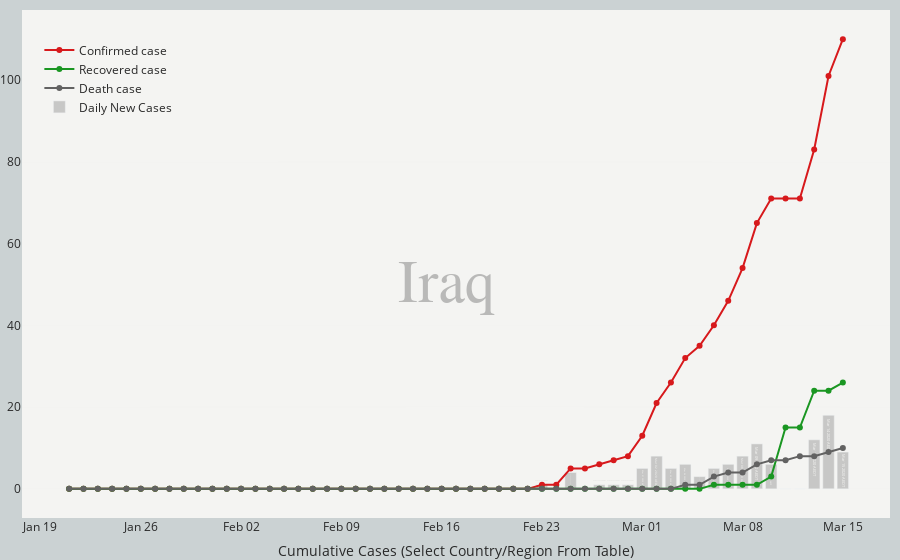

Source (notebook cell):
### Code cell
%%time

# FUnction for generating cumulative line plot for each Country/Region
Region = 'Iraq'
CaseType = ['Confirmed', 'Recovered', 'Deaths']

# Read cumulative data of a given region from ./cumulative_data folder
df_region = pd.read_csv('./cumulative_data/{}.csv'.format(Region))
df_region=df_region.astype({'Date_last_updated_AEDT':'datetime64', 'date_day':'datetime64'})

# Line plot for confirmed cases
# Set up tick scale based on confirmed case number
#tickList = list(np.arange(0, df_confirmed['Mainland China'].max()+1000, 10000))

# Create empty figure canvas
#fig = make_subplots(specs=[[{"secondary_y": True}]])
fig = go.Figure()
# Add trace to the figure
fig.add_trace(go.Scatter(x=df_region['date_day'], 
                         y=df_region['Confirmed'],
                         mode='lines+markers',
                         #line_shape='spline',
                         name='Confirmed case',
                         line=dict(color='#d7191c', width=2),
                         #marker=dict(size=4, color='#f4f4f2',
                         #            line=dict(width=1,color='#921113')),
                         text=[datetime.strftime(d, '%b %d %Y AEDT') for d in df_region['date_day']],
                         hovertext=['{} confirmed<br>{:,d} cases<br>'.format(Region, i) for i in df_region['Confirmed']],
                         hovertemplate='<b>%{text}</b><br></br>'+
                                                 '%{hovertext}'+
                                                 '<extra></extra>'),
#             secondary_y=False,
             )
fig.add_trace(go.Scatter(x=df_region['date_day'], 
                         y=df_region['Recovered'],
                         mode='lines+markers',
                         #line_shape='spline',
                         name='Recovered case',
                         line=dict(color='#1a9622', width=2),                         
                         #marker=dict(size=4, color='#f4f4f2',
                         #            line=dict(width=1,color='#168038')),
                         text=[datetime.strftime(d, '%b %d %Y AEDT') for d in df_region['date_day']],
                         hovertext=['{} Recovered<br>{:,d} cases<br>'.format(Region, i) for i in df_region['Recovered']],
                         hovertemplate='<b>%{text}</b><br></br>'+
                                                 '%{hovertext}'+
                                                 '<extra></extra>'),
#             secondary_y=False,
             )
fig.add_trace(go.Scatter(x=df_region['date_day'], 
                         y=df_region['Deaths'],
                         mode='lines+markers',
                         #line_shape='spline',
                         name='Death case',
                         line=dict(color='#626262', width=2),
                         #marker=dict(size=4, color='#f4f4f2',
                         #            line=dict(width=1,color='#626262')),
                         text=[datetime.strftime(d, '%b %d %Y AEDT') for d in df_region['date_day']],
                         hovertext=['{} Deaths<br>{:,d} cases<br>'.format(Region, i) for i in df_region['Deaths']],
                         hovertemplate='<b>%{text}</b><br></br>'+
                                                 '%{hovertext}'+
                                                 '<extra></extra>'),
#             secondary_y=False,
             )

fig.add_trace(go.Bar(x=df_region['date_day'], 
                     y=df_region['New'],
                         #mode='lines+markers',
                         #line_shape='spline',
                     name='Daily New Cases',
                     marker_color='#626262',
                     opacity = .3,
                         #marker=dict(size=4, color='#f4f4f2',
                         #            line=dict(width=1,color='#626262')),
                     text=[datetime.strftime(d, '%b %d %Y AEDT') for d in df_region['date_day']],
                     hovertext=['{} New<br>{} cases<br>'.format(Region, i) for i in df_region['New']],
                     hovertemplate='<b>%{text}</b><br></br>'+
                                              '%{hovertext}'+
                                              '<extra></extra>'
                    ),
#             secondary_y=True,
             )

# Customise layout
fig.update_layout(
    #title=dict(
    #    text="<b>Confirmed Cases Timeline<b>",
    #    y=0.96, x=0.5, xanchor='center', yanchor='top',
    #    font=dict(size=20, color="#292929", family="Playfair Display")
    #),
    margin=go.layout.Margin(
            l=0,
            r=10,
            b=0,
            t=10,
            pad=0
        ),
    annotations=[
        dict(x=.5,
             y=.4,
             xref="paper",
             yref="paper",
             text=Region,
             opacity=0.5,
             font=dict(family='Arial, sans-serif',
                       size=60,
                       color="grey"),
        )
    ],
    yaxis=dict(showline=False, linecolor='#272e3e',
               zeroline=False,
               #rangemode="tozero",
               #automargin=True,
               #showgrid=False,
               gridcolor='rgba(203, 210, 211,.3)',
               gridwidth = .1,
               mirror=True,
               #tickmode='array',
               # Set tick range based on the maximum number
               #tickvals=tickList,
               # Set tick label accordingly
               #ticktext=["{:.0f}k".format(i/1000) for i in tickList]
    ),
    yaxis2=dict(showline=False, linecolor='#272e3e',
                zeroline=False,
                showgrid=False,
                #automargin=True,
                #range=[-1, max(df_region['New'])+100]
                #rangemode="tozero",
                #mirror='ticks',
                #gridcolor='rgba(203, 210, 211,.3)',
                #gridwidth = .1,
                #tickmode='array',
                #anchor="free",
                #overlaying="y",
                #side="right",
                #position=0.15
    ),
    xaxis_title="Cumulative Cases (Select Country/Region From Table)",
    xaxis=dict(showline=False, linecolor='#272e3e',
               showgrid=False,
               gridcolor='rgba(203, 210, 211,.3)',
               gridwidth = .1,
               zeroline=False,
               automargin=True,
    ),
    xaxis_tickformat='%b %d',
    #transition = {'duration':500},
    hovermode = 'x',
    legend_orientation="v",
    legend=dict(x=.02, y=.95, bgcolor="rgba(0,0,0,0)",),
    plot_bgcolor='#f4f4f2',
    paper_bgcolor='#cbd2d3',
    font=dict(color='#292929')
    )

### Figure 1 — Plotly figure (JSON) as saved in the notebook; plotly's stock layout.template omitted (floating-point values rounded to 4 significant figures)
{"data": [{"hovertemplate": "<b>%{text}</b><br></br>%{hovertext}<extra></extra>", "hovertext": ["Iraq confirmed<br>110 cases<br>", "Iraq confirmed<br>101 cases<br>", "Iraq confirmed<br>83 cases<br>", "Iraq confirmed<br>71 cases<br>", "Iraq confirmed<br>71 cases<br>", "Iraq confirmed<br>71 cases<br>", "Iraq confirmed<br>65 cases<br>", "Iraq confirmed<br>54 cases<br>", "Iraq confirmed<br>46 cases<br>", "Iraq confirmed<br>40 cases<br>", "Iraq confirmed<br>35 cases<br>", "Iraq confirmed<br>32 cases<br>", "Iraq confirmed<br>26 cases<br>", "Iraq confirmed<br>21 cases<br>", "Iraq confirmed<br>13 cases<br>", "Iraq confirmed<br>8 cases<br>", "Iraq confirmed<br>7 cases<br>", "Iraq confirmed<br>6 cases<br>", "Iraq confirmed<br>5 cases<br>", "Iraq confirmed<br>5 cases<br>", "Iraq confirmed<br>1 cases<br>", "Iraq confirmed<br>1 cases<br>", "Iraq confirmed<br>0 cases<br>", "Iraq confirmed<br>0 cases<br>", "Iraq confirmed<br>0 cases<br>", "Iraq confirmed<br>0 cases<br>", "Iraq confirmed<br>0 cases<br>", "Iraq confirmed<br>0 cases<br>", "Iraq confirmed<br>0 cases<br>", "Iraq confirmed<br>0 cases<br>", "Iraq confirmed<br>0 cases<br>", "Iraq confirmed<br>0 cases<br>", "Iraq confirmed<br>0 cases<br>", "Iraq confirmed<br>0 cases<br>", "Iraq confirmed<br>0 cases<br>", "Iraq confirmed<br>0 cases<br>", "Iraq confirmed<br>0 cases<br>", "Iraq confirmed<br>0 cases<br>", "Iraq confirmed<br>0 cases<br>", "Iraq confirmed<br>0 cases<br>", "Iraq confirmed<br>0 cases<br>", "Iraq confirmed<br>0 cases<br>", "Iraq confirmed<br>0 cases<br>", "Iraq confirmed<br>0 cases<br>", "Iraq confirmed<br>0 cases<br>", "Iraq confirmed<br>0 cases<br>", "Iraq confirmed<br>0 cases<br>", "Iraq confirmed<br>0 cases<br>", "Iraq confirmed<br>0 cases<br>", "Iraq confirmed<br>0 cases<br>", "Iraq confirmed<br>0 cases<br>", "Iraq confirmed<br>0 cases<br>", "Iraq confirmed<br>0 cases<br>", "Iraq confirmed<br>0 cases<br>", "Iraq confirmed<br>0 cases<br>"], "line": {"color": "#d7191c", "width": 2}, "mode": "lines+markers", "name": "Confirmed case", "text": ["Mar 15 2020 AEDT", "Mar 14 2020 AEDT", "Mar 13 2020 AEDT", "Mar 12 2020 AEDT", "Mar 11 2020 AEDT", "Mar 10 2020 AEDT", "Mar 09 2020 AEDT", "Mar 08 2020 AEDT", "Mar 07 2020 AEDT", "Mar 06 2020 AEDT", "Mar 05 2020 AEDT", "Mar 04 2020 AEDT", "Mar 03 2020 AEDT", "Mar 02 2020 AEDT", "Mar 01 2020 AEDT", "Feb 29 2020 AEDT", "Feb 28 2020 AEDT", "Feb 27 2020 AEDT", "Feb 26 2020 AEDT", "Feb 25 2020 AEDT", "Feb 24 2020 AEDT", "Feb 23 2020 AEDT", "Feb 22 2020 AEDT", "Feb 21 2020 AEDT", "Feb 20 2020 AEDT", "Feb 19 2020 AEDT", "Feb 18 2020 AEDT", "Feb 17 2020 AEDT", "Feb 16 2020 AEDT", "Feb 15 2020 AEDT", "Feb 14 2020 AEDT", "Feb 13 2020 AEDT", "Feb 12 2020 AEDT", "Feb 11 2020 AEDT", "Feb 10 2020 AEDT", "Feb 09 2020 AEDT", "Feb 08 2020 AEDT", "Feb 07 2020 AEDT", "Feb 06 2020 AEDT", "Feb 05 2020 AEDT", "Feb 04 2020 AEDT", "Feb 03 2020 AEDT", "Feb 02 2020 AEDT", "Feb 01 2020 AEDT", "Jan 31 2020 AEDT", "Jan 30 2020 AEDT", "Jan 29 2020 AEDT", "Jan 28 2020 AEDT", "Jan 27 2020 AEDT", "Jan 26 2020 AEDT", "Jan 25 2020 AEDT", "Jan 24 2020 AEDT", "Jan 23 2020 AEDT", "Jan 22 2020 AEDT", "Jan 21 2020 AEDT"], "type": "scatter", "x": ["2020-03-15T00:00:00", "2020-03-14T00:00:00", "2020-03-13T00:00:00", "2020-03-12T00:00:00", "2020-03-11T00:00:00", "2020-03-10T00:00:00", "2020-03-09T00:00:00", "2020-03-08T00:00:00", "2020-03-07T00:00:00", "2020-03-06T00:00:00", "2020-03-05T00:00:00", "2020-03-04T00:00:00", "2020-03-03T00:00:00", "2020-03-02T00:00:00", "2020-03-01T00:00:00", "2020-02-29T00:00:00", "2020-02-28T00:00:00", "2020-02-27T00:00:00", "2020-02-26T00:00:00", "2020-02-25T00:00:00", "2020-02-24T00:00:00", "2020-02-23T00:00:00", "2020-02-22T00:00:00", "2020-02-21T00:00:00", "2020-02-20T00:00:00", "2020-02-19T00:00:00", "2020-02-18T00:00:00", "2020-02-17T00:00:00", "2020-02-16T00:00:00", "2020-02-15T00:00:00", "2020-02-14T00:00:00", "2020-02-13T00:00:00", "2020-02-12T00:00:00", "2020-02-11T00:00:00", "2020-02-10T00:00:00", "2020-02-09T00:00:00", "2020-02-08T00:00:00", "2020-02-07T00:00:00", "2020-02-06T00:00:00", "2020-02-05T00:00:00", "2020-02-04T00:00:00", "2020-02-03T00:00:00", "2020-02-02T00:00:00", "2020-02-01T00:00:00", "2020-01-31T00:00:00", "2020-01-30T00:00:00", "2020-01-29T00:00:00", "2020-01-28T00:00:00", "2020-01-27T00:00:00", "2020-01-26T00:00:00", "2020-01-25T00:00:00", "2020-01-24T00:00:00", "2020-01-23T00:00:00", "2020-01-22T00:00:00", "2020-01-21T00:00:00"], "y": [110, 101, 83, 71, 71, 71, 65, 54, 46, 40, 35, 32, 26, 21, 13, 8, 7, 6, 5, 5, 1, 1, 0, 0, 0, 0, 0, 0, 0, 0, 0, 0, 0, 0, 0, 0, 0, 0, 0, 0, 0, 0, 0, 0, 0, 0, 0, 0, 0, 0, 0, 0, 0, 0, 0]}, {"hovertemplate": "<b>%{text}</b><br></br>%{hovertext}<extra></extra>", "hovertext": ["Iraq Recovered<br>26 cases<br>", "Iraq Recovered<br>24 cases<br>", "Iraq Recovered<br>24 cases<br>", "Iraq Recovered<br>15 cases<br>", "Iraq Recovered<br>15 cases<br>", "Iraq Recovered<br>3 cases<br>", "Iraq Recovered<br>1 cases<br>", "Iraq Recovered<br>1 cases<br>", "Iraq Recovered<br>1 cases<br>", "Iraq Recovered<br>1 cases<br>", "Iraq Recovered<br>0 cases<br>", "Iraq Recovered<br>0 cases<br>", "Iraq Recovered<br>0 cases<br>", "Iraq Recovered<br>0 cases<br>", "Iraq Recovered<br>0 cases<br>", "Iraq Recovered<br>0 cases<br>", "Iraq Recovered<br>0 cases<br>", "Iraq Recovered<br>0 cases<br>", "Iraq Recovered<br>0 cases<br>", "Iraq Recovered<br>0 cases<br>", "Iraq Recovered<br>0 cases<br>", "Iraq Recovered<br>0 cases<br>", "Iraq Recovered<br>0 cases<br>", "Iraq Recovered<br>0 cases<br>", "Iraq Recovered<br>0 cases<br>", "Iraq Recovered<br>0 cases<br>", "Iraq Recovered<br>0 cases<br>", "Iraq Recovered<br>0 cases<br>", "Iraq Recovered<br>0 cases<br>", "Iraq Recovered<br>0 cases<br>", "Iraq Recovered<br>0 cases<br>", "Iraq Recovered<br>0 cases<br>", "Iraq Recovered<br>0 cases<br>", "Iraq Recovered<br>0 cases<br>", "Iraq Recovered<br>0 cases<br>", "Iraq Recovered<br>0 cases<br>", "Iraq Recovered<br>0 cases<br>", "Iraq Recovered<br>0 cases<br>", "Iraq Recovered<br>0 cases<br>", "Iraq Recovered<br>0 cases<br>", "Iraq Recovered<br>0 cases<br>", "Iraq Recovered<br>0 cases<br>", "Iraq Recovered<br>0 cases<br>", "Iraq Recovered<br>0 cases<br>", "Iraq Recovered<br>0 cases<br>", "Iraq Recovered<br>0 cases<br>", "Iraq Recovered<br>0 cases<br>", "Iraq Recovered<br>0 cases<br>", "Iraq Recovered<br>0 cases<br>", "Iraq Recovered<br>0 cases<br>", "Iraq Recovered<br>0 cases<br>", "Iraq Recovered<br>0 cases<br>", "Iraq Recovered<br>0 cases<br>", "Iraq Recovered<br>0 cases<br>", "Iraq Recovered<br>0 cases<br>"], "line": {"color": "#1a9622", "width": 2}, "mode": "lines+markers", "name": "Recovered case", "text": ["Mar 15 2020 AEDT", "Mar 14 2020 AEDT", "Mar 13 2020 AEDT", "Mar 12 2020 AEDT", "Mar 11 2020 AEDT", "Mar 10 2020 AEDT", "Mar 09 2020 AEDT", "Mar 08 2020 AEDT", "Mar 07 2020 AEDT", "Mar 06 2020 AEDT", "Mar 05 2020 AEDT", "Mar 04 2020 AEDT", "Mar 03 2020 AEDT", "Mar 02 2020 AEDT", "Mar 01 2020 AEDT", "Feb 29 2020 AEDT", "Feb 28 2020 AEDT", "Feb 27 2020 AEDT", "Feb 26 2020 AEDT", "Feb 25 2020 AEDT", "Feb 24 2020 AEDT", "Feb 23 2020 AEDT", "Feb 22 2020 AEDT", "Feb 21 2020 AEDT", "Feb 20 2020 AEDT", "Feb 19 2020 AEDT", "Feb 18 2020 AEDT", "Feb 17 2020 AEDT", "Feb 16 2020 AEDT", "Feb 15 2020 AEDT", "Feb 14 2020 AEDT", "Feb 13 2020 AEDT", "Feb 12 2020 AEDT", "Feb 11 2020 AEDT", "Feb 10 2020 AEDT", "Feb 09 2020 AEDT", "Feb 08 2020 AEDT", "Feb 07 2020 AEDT", "Feb 06 2020 AEDT", "Feb 05 2020 AEDT", "Feb 04 2020 AEDT", "Feb 03 2020 AEDT", "Feb 02 2020 AEDT", "Feb 01 2020 AEDT", "Jan 31 2020 AEDT", "Jan 30 2020 AEDT", "Jan 29 2020 AEDT", "Jan 28 2020 AEDT", "Jan 27 2020 AEDT", "Jan 26 2020 AEDT", "Jan 25 2020 AEDT", "Jan 24 2020 AEDT", "Jan 23 2020 AEDT", "Jan 22 2020 AEDT", "Jan 21 2020 AEDT"], "type": "scatter", "x": ["2020-03-15T00:00:00", "2020-03-14T00:00:00", "2020-03-13T00:00:00", "2020-03-12T00:00:00", "2020-03-11T00:00:00", "2020-03-10T00:00:00", "2020-03-09T00:00:00", "2020-03-08T00:00:00", "2020-03-07T00:00:00", "2020-03-06T00:00:00", "2020-03-05T00:00:00", "2020-03-04T00:00:00", "2020-03-03T00:00:00", "2020-03-02T00:00:00", "2020-03-01T00:00:00", "2020-02-29T00:00:00", "2020-02-28T00:00:00", "2020-02-27T00:00:00", "2020-02-26T00:00:00", "2020-02-25T00:00:00", "2020-02-24T00:00:00", "2020-02-23T00:00:00", "2020-02-22T00:00:00", "2020-02-21T00:00:00", "2020-02-20T00:00:00", "2020-02-19T00:00:00", "2020-02-18T00:00:00", "2020-02-17T00:00:00", "2020-02-16T00:00:00", "2020-02-15T00:00:00", "2020-02-14T00:00:00", "2020-02-13T00:00:00", "2020-02-12T00:00:00", "2020-02-11T00:00:00", "2020-02-10T00:00:00", "2020-02-09T00:00:00", "2020-02-08T00:00:00", "2020-02-07T00:00:00", "2020-02-06T00:00:00", "2020-02-05T00:00:00", "2020-02-04T00:00:00", "2020-02-03T00:00:00", "2020-02-02T00:00:00", "2020-02-01T00:00:00", "2020-01-31T00:00:00", "2020-01-30T00:00:00", "2020-01-29T00:00:00", "2020-01-28T00:00:00", "2020-01-27T00:00:00", "2020-01-26T00:00:00", "2020-01-25T00:00:00", "2020-01-24T00:00:00", "2020-01-23T00:00:00", "2020-01-22T00:00:00", "2020-01-21T00:00:00"], "y": [26, 24, 24, 15, 15, 3, 1, 1, 1, 1, 0, 0, 0, 0, 0, 0, 0, 0, 0, 0, 0, 0, 0, 0, 0, 0, 0, 0, 0, 0, 0, 0, 0, 0, 0, 0, 0, 0, 0, 0, 0, 0, 0, 0, 0, 0, 0, 0, 0, 0, 0, 0, 0, 0, 0]}, {"hovertemplate": "<b>%{text}</b><br></br>%{hovertext}<extra></extra>", "hovertext": ["Iraq Deaths<br>10 cases<br>", "Iraq Deaths<br>9 cases<br>", "Iraq Deaths<br>8 cases<br>", "Iraq Deaths<br>8 cases<br>", "Iraq Deaths<br>7 cases<br>", "Iraq Deaths<br>7 cases<br>", "Iraq Deaths<br>6 cases<br>", "Iraq Deaths<br>4 cases<br>", "Iraq Deaths<br>4 cases<br>", "Iraq Deaths<br>3 cases<br>", "Iraq Deaths<br>1 cases<br>", "Iraq Deaths<br>1 cases<br>", "Iraq Deaths<br>0 cases<br>", "Iraq Deaths<br>0 cases<br>", "Iraq Deaths<br>0 cases<br>", "Iraq Deaths<br>0 cases<br>", "Iraq Deaths<br>0 cases<br>", "Iraq Deaths<br>0 cases<br>", "Iraq Deaths<br>0 cases<br>", "Iraq Deaths<br>0 cases<br>", "Iraq Deaths<br>0 cases<br>", "Iraq Deaths<br>0 cases<br>", "Iraq Deaths<br>0 cases<br>", "Iraq Deaths<br>0 cases<br>", "Iraq Deaths<br>0 cases<br>", "Iraq Deaths<br>0 cases<br>", "Iraq Deaths<br>0 cases<br>", "Iraq Deaths<br>0 cases<br>", "Iraq Deaths<br>0 cases<br>", "Iraq Deaths<br>0 cases<br>", "Iraq Deaths<br>0 cases<br>", "Iraq Deaths<br>0 cases<br>", "Iraq Deaths<br>0 cases<br>", "Iraq Deaths<br>0 cases<br>", "Iraq Deaths<br>0 cases<br>", "Iraq Deaths<br>0 cases<br>", "Iraq Deaths<br>0 cases<br>", "Iraq Deaths<br>0 cases<br>", "Iraq Deaths<br>0 cases<br>", "Iraq Deaths<br>0 cases<br>", "Iraq Deaths<br>0 cases<br>", "Iraq Deaths<br>0 cases<br>", "Iraq Deaths<br>0 cases<br>", "Iraq Deaths<br>0 cases<br>", "Iraq Deaths<br>0 cases<br>", "Iraq Deaths<br>0 cases<br>", "Iraq Deaths<br>0 cases<br>", "Iraq Deaths<br>0 cases<br>", "Iraq Deaths<br>0 cases<br>", "Iraq Deaths<br>0 cases<br>", "Iraq Deaths<br>0 cases<br>", "Iraq Deaths<br>0 cases<br>", "Iraq Deaths<br>0 cases<br>", "Iraq Deaths<br>0 cases<br>", "Iraq Deaths<br>0 cases<br>"], "line": {"color": "#626262", "width": 2}, "mode": "lines+markers", "name": "Death case", "text": ["Mar 15 2020 AEDT", "Mar 14 2020 AEDT", "Mar 13 2020 AEDT", "Mar 12 2020 AEDT", "Mar 11 2020 AEDT", "Mar 10 2020 AEDT", "Mar 09 2020 AEDT", "Mar 08 2020 AEDT", "Mar 07 2020 AEDT", "Mar 06 2020 AEDT", "Mar 05 2020 AEDT", "Mar 04 2020 AEDT", "Mar 03 2020 AEDT", "Mar 02 2020 AEDT", "Mar 01 2020 AEDT", "Feb 29 2020 AEDT", "Feb 28 2020 AEDT", "Feb 27 2020 AEDT", "Feb 26 2020 AEDT", "Feb 25 2020 AEDT", "Feb 24 2020 AEDT", "Feb 23 2020 AEDT", "Feb 22 2020 AEDT", "Feb 21 2020 AEDT", "Feb 20 2020 AEDT", "Feb 19 2020 AEDT", "Feb 18 2020 AEDT", "Feb 17 2020 AEDT", "Feb 16 2020 AEDT", "Feb 15 2020 AEDT", "Feb 14 2020 AEDT", "Feb 13 2020 AEDT", "Feb 12 2020 AEDT", "Feb 11 2020 AEDT", "Feb 10 2020 AEDT", "Feb 09 2020 AEDT", "Feb 08 2020 AEDT", "Feb 07 2020 AEDT", "Feb 06 2020 AEDT", "Feb 05 2020 AEDT", "Feb 04 2020 AEDT", "Feb 03 2020 AEDT", "Feb 02 2020 AEDT", "Feb 01 2020 AEDT", "Jan 31 2020 AEDT", "Jan 30 2020 AEDT", "Jan 29 2020 AEDT", "Jan 28 2020 AEDT", "Jan 27 2020 AEDT", "Jan 26 2020 AEDT", "Jan 25 2020 AEDT", "Jan 24 2020 AEDT", "Jan 23 2020 AEDT", "Jan 22 2020 AEDT", "Jan 21 2020 AEDT"], "type": "scatter", "x": ["2020-03-15T00:00:00", "2020-03-14T00:00:00", "2020-03-13T00:00:00", "2020-03-12T00:00:00", "2020-03-11T00:00:00", "2020-03-10T00:00:00", "2020-03-09T00:00:00", "2020-03-08T00:00:00", "2020-03-07T00:00:00", "2020-03-06T00:00:00", "2020-03-05T00:00:00", "2020-03-04T00:00:00", "2020-03-03T00:00:00", "2020-03-02T00:00:00", "2020-03-01T00:00:00", "2020-02-29T00:00:00", "2020-02-28T00:00:00", "2020-02-27T00:00:00", "2020-02-26T00:00:00", "2020-02-25T00:00:00", "2020-02-24T00:00:00", "2020-02-23T00:00:00", "2020-02-22T00:00:00", "2020-02-21T00:00:00", "2020-02-20T00:00:00", "2020-02-19T00:00:00", "2020-02-18T00:00:00", "2020-02-17T00:00:00", "2020-02-16T00:00:00", "2020-02-15T00:00:00", "2020-02-14T00:00:00", "2020-02-13T00:00:00", "2020-02-12T00:00:00", "2020-02-11T00:00:00", "2020-02-10T00:00:00", "2020-02-09T00:00:00", "2020-02-08T00:00:00", "2020-02-07T00:00:00", "2020-02-06T00:00:00", "2020-02-05T00:00:00", "2020-02-04T00:00:00", "2020-02-03T00:00:00", "2020-02-02T00:00:00", "2020-02-01T00:00:00", "2020-01-31T00:00:00", "2020-01-30T00:00:00", "2020-01-29T00:00:00", "2020-01-28T00:00:00", "2020-01-27T00:00:00", "2020-01-26T00:00:00", "2020-01-25T00:00:00", "2020-01-24T00:00:00", "2020-01-23T00:00:00", "2020-01-22T00:00:00", "2020-01-21T00:00:00"], "y": [10, 9, 8, 8, 7, 7, 6, 4, 4, 3, 1, 1, 0, 0, 0, 0, 0, 0, 0, 0, 0, 0, 0, 0, 0, 0, 0, 0, 0, 0, 0, 0, 0, 0, 0, 0, 0, 0, 0, 0, 0, 0, 0, 0, 0, 0, 0, 0, 0, 0, 0, 0, 0, 0, 0]}, {"hovertemplate": "<b>%{text}</b><br></br>%{hovertext}<extra></extra>", "hovertext": ["Iraq New<br>9 cases<br>", "Iraq New<br>18 cases<br>", "Iraq New<br>12 cases<br>", "Iraq New<br>0 cases<br>", "Iraq New<br>0 cases<br>", "Iraq New<br>6 cases<br>", "Iraq New<br>11 cases<br>", "Iraq New<br>8 cases<br>", "Iraq New<br>6 cases<br>", "Iraq New<br>5 cases<br>", "Iraq New<br>3 cases<br>", "Iraq New<br>6 cases<br>", "Iraq New<br>5 cases<br>", "Iraq New<br>8 cases<br>", "Iraq New<br>5 cases<br>", "Iraq New<br>1 cases<br>", "Iraq New<br>1 cases<br>", "Iraq New<br>1 cases<br>", "Iraq New<br>0 cases<br>", "Iraq New<br>4 cases<br>", "Iraq New<br>0 cases<br>", "Iraq New<br>1 cases<br>", "Iraq New<br>0 cases<br>", "Iraq New<br>0 cases<br>", "Iraq New<br>0 cases<br>", "Iraq New<br>0 cases<br>", "Iraq New<br>0 cases<br>", "Iraq New<br>0 cases<br>", "Iraq New<br>0 cases<br>", "Iraq New<br>0 cases<br>", "Iraq New<br>0 cases<br>", "Iraq New<br>0 cases<br>", "Iraq New<br>0 cases<br>", "Iraq New<br>0 cases<br>", "Iraq New<br>0 cases<br>", "Iraq New<br>0 cases<br>", "Iraq New<br>0 cases<br>", "Iraq New<br>0 cases<br>", "Iraq New<br>0 cases<br>", "Iraq New<br>0 cases<br>", "Iraq New<br>0 cases<br>", "Iraq New<br>0 cases<br>", "Iraq New<br>0 cases<br>", "Iraq New<br>0 cases<br>", "Iraq New<br>0 cases<br>", "Iraq New<br>0 cases<br>", "Iraq New<br>0 cases<br>", "Iraq New<br>0 cases<br>", "Iraq New<br>0 cases<br>", "Iraq New<br>0 cases<br>", "Iraq New<br>0 cases<br>", "Iraq New<br>0 cases<br>", "Iraq New<br>0 cases<br>", "Iraq New<br>0 cases<br>", "Iraq New<br>0 cases<br>"], "marker": {"color": "#626262"}, "name": "Daily New Cases", "opacity": 0.3, "text": ["Mar 15 2020 AEDT", "Mar 14 2020 AEDT", "Mar 13 2020 AEDT", "Mar 12 2020 AEDT", "Mar 11 2020 AEDT", "Mar 10 2020 AEDT", "Mar 09 2020 AEDT", "Mar 08 2020 AEDT", "Mar 07 2020 AEDT", "Mar 06 2020 AEDT", "Mar 05 2020 AEDT", "Mar 04 2020 AEDT", "Mar 03 2020 AEDT", "Mar 02 2020 AEDT", "Mar 01 2020 AEDT", "Feb 29 2020 AEDT", "Feb 28 2020 AEDT", "Feb 27 2020 AEDT", "Feb 26 2020 AEDT", "Feb 25 2020 AEDT", "Feb 24 2020 AEDT", "Feb 23 2020 AEDT", "Feb 22 2020 AEDT", "Feb 21 2020 AEDT", "Feb 20 2020 AEDT", "Feb 19 2020 AEDT", "Feb 18 2020 AEDT", "Feb 17 2020 AEDT", "Feb 16 2020 AEDT", "Feb 15 2020 AEDT", "Feb 14 2020 AEDT", "Feb 13 2020 AEDT", "Feb 12 2020 AEDT", "Feb 11 2020 AEDT", "Feb 10 2020 AEDT", "Feb 09 2020 AEDT", "Feb 08 2020 AEDT", "Feb 07 2020 AEDT", "Feb 06 2020 AEDT", "Feb 05 2020 AEDT", "Feb 04 2020 AEDT", "Feb 03 2020 AEDT", "Feb 02 2020 AEDT", "Feb 01 2020 AEDT", "Jan 31 2020 AEDT", "Jan 30 2020 AEDT", "Jan 29 2020 AEDT", "Jan 28 2020 AEDT", "Jan 27 2020 AEDT", "Jan 26 2020 AEDT", "Jan 25 2020 AEDT", "Jan 24 2020 AEDT", "Jan 23 2020 AEDT", "Jan 22 2020 AEDT", "Jan 21 2020 AEDT"], "type": "bar", "x": ["2020-03-15T00:00:00", "2020-03-14T00:00:00", "2020-03-13T00:00:00", "2020-03-12T00:00:00", "2020-03-11T00:00:00", "2020-03-10T00:00:00", "2020-03-09T00:00:00", "2020-03-08T00:00:00", "2020-03-07T00:00:00", "2020-03-06T00:00:00", "2020-03-05T00:00:00", "2020-03-04T00:00:00", "2020-03-03T00:00:00", "2020-03-02T00:00:00", "2020-03-01T00:00:00", "2020-02-29T00:00:00", "2020-02-28T00:00:00", "2020-02-27T00:00:00", "2020-02-26T00:00:00", "2020-02-25T00:00:00", "2020-02-24T00:00:00", "2020-02-23T00:00:00", "2020-02-22T00:00:00", "2020-02-21T00:00:00", "2020-02-20T00:00:00", "2020-02-19T00:00:00", "2020-02-18T00:00:00", "2020-02-17T00:00:00", "2020-02-16T00:00:00", "2020-02-15T00:00:00", "2020-02-14T00:00:00", "2020-02-13T00:00:00", "2020-02-12T00:00:00", "2020-02-11T00:00:00", "2020-02-10T00:00:00", "2020-02-09T00:00:00", "2020-02-08T00:00:00", "2020-02-07T00:00:00", "2020-02-06T00:00:00", "2020-02-05T00:00:00", "2020-02-04T00:00:00", "2020-02-03T00:00:00", "2020-02-02T00:00:00", "2020-02-01T00:00:00", "2020-01-31T00:00:00", "2020-01-30T00:00:00", "2020-01-29T00:00:00", "2020-01-28T00:00:00", "2020-01-27T00:00:00", "2020-01-26T00:00:00", "2020-01-25T00:00:00", "2020-01-24T00:00:00", "2020-01-23T00:00:00", "2020-01-22T00:00:00", "2020-01-21T00:00:00"], "y": [9, 18, 12, 0, 0, 6, 11, 8, 6, 5, 3, 6, 5, 8, 5, 1, 1, 1, 0, 4, 0, 1, 0, 0, 0, 0, 0, 0, 0, 0, 0, 0, 0, 0, 0, 0, 0, 0, 0, 0, 0, 0, 0, 0, 0, 0, 0, 0, 0, 0, 0, 0, 0, 0, 0]}], "layout": {"annotations": [{"font": {"color": "grey", "family": "Arial, sans-serif", "size": 60}, "opacity": 0.5, "text": "Iraq", "x": 0.5, "xref": "paper", "y": 0.4, "yref": "paper"}], "font": {"color": "#292929"}, "hovermode": "x", "legend": {"bgcolor": "rgba(0,0,0,0)", "orientation": "v", "x": 0.02, "y": 0.95}, "margin": {"b": 0, "l": 0, "pad": 0, "r": 10, "t": 10}, "paper_bgcolor": "#cbd2d3", "plot_bgcolor": "#f4f4f2", "xaxis": {"automargin": true, "gridcolor": "rgba(203, 210, 211,.3)", "gridwidth": 0.1, "linecolor": "#272e3e", "showgrid": false, "showline": false, "tickformat": "%b %d", "title": {"text": "Cumulative Cases (Select Country/Region From Table)"}, "zeroline": false}, "yaxis": {"gridcolor": "rgba(203, 210, 211,.3)", "gridwidth": 0.1, "linecolor": "#272e3e", "mirror": true, "showline": false, "zeroline": false}, "yaxis2": {"linecolor": "#272e3e", "showgrid": false, "showline": false, "zeroline": false}}}
